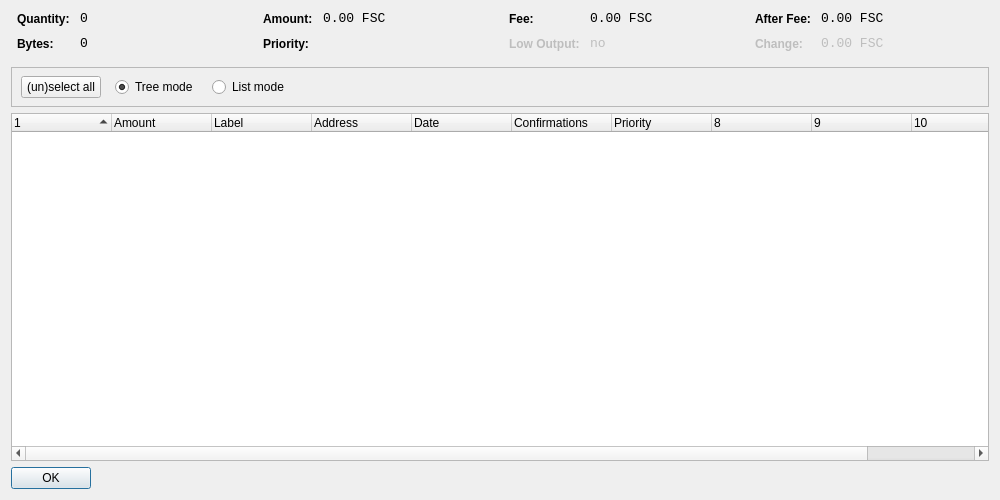
<?xml version="1.0" encoding="UTF-8"?>
<ui version="4.0">
 <class>CoinControlDialog</class>
 <widget class="QDialog" name="CoinControlDialog">
  <property name="geometry">
   <rect>
    <x>0</x>
    <y>0</y>
    <width>1000</width>
    <height>500</height>
   </rect>
  </property>
  <property name="windowTitle">
   <string>Coin Control</string>
  </property>
  <layout class="QVBoxLayout" name="verticalLayout">
   <item>
    <layout class="QHBoxLayout" name="horizontalLayoutTop" stretch="0,0,0,0">
     <property name="topMargin">
      <number>0</number>
     </property>
     <property name="bottomMargin">
      <number>10</number>
     </property>
     <item>
      <layout class="QFormLayout" name="formLayoutCoinControl1">
       <property name="horizontalSpacing">
        <number>10</number>
       </property>
       <property name="verticalSpacing">
        <number>10</number>
       </property>
       <property name="leftMargin">
        <number>6</number>
       </property>
       <property name="rightMargin">
        <number>6</number>
       </property>
       <item row="0" column="0">
        <widget class="QLabel" name="labelCoinControlQuantityText">
         <property name="styleSheet">
          <string notr="true">font-weight:bold;</string>
         </property>
         <property name="text">
          <string>Quantity:</string>
         </property>
        </widget>
       </item>
       <item row="0" column="1">
        <widget class="QLabel" name="labelCoinControlQuantity">
         <property name="font">
          <font>
           <family>Monospace</family>
           <pointsize>10</pointsize>
          </font>
         </property>
         <property name="cursor">
          <cursorShape>IBeamCursor</cursorShape>
         </property>
         <property name="contextMenuPolicy">
          <enum>Qt::ActionsContextMenu</enum>
         </property>
         <property name="text">
          <string notr="true">0</string>
         </property>
         <property name="textInteractionFlags">
          <set>Qt::LinksAccessibleByMouse|Qt::TextSelectableByKeyboard|Qt::TextSelectableByMouse</set>
         </property>
        </widget>
       </item>
       <item row="1" column="0">
        <widget class="QLabel" name="labelCoinControlBytesText">
         <property name="styleSheet">
          <string notr="true">font-weight:bold;</string>
         </property>
         <property name="text">
          <string>Bytes:</string>
         </property>
        </widget>
       </item>
       <item row="1" column="1">
        <widget class="QLabel" name="labelCoinControlBytes">
         <property name="font">
          <font>
           <family>Monospace</family>
           <pointsize>10</pointsize>
          </font>
         </property>
         <property name="cursor">
          <cursorShape>IBeamCursor</cursorShape>
         </property>
         <property name="contextMenuPolicy">
          <enum>Qt::ActionsContextMenu</enum>
         </property>
         <property name="text">
          <string notr="true">0</string>
         </property>
         <property name="textInteractionFlags">
          <set>Qt::LinksAccessibleByMouse|Qt::TextSelectableByKeyboard|Qt::TextSelectableByMouse</set>
         </property>
        </widget>
       </item>
      </layout>
     </item>
     <item>
      <layout class="QFormLayout" name="formLayoutCoinControl2">
       <property name="horizontalSpacing">
        <number>10</number>
       </property>
       <property name="verticalSpacing">
        <number>10</number>
       </property>
       <property name="leftMargin">
        <number>6</number>
       </property>
       <property name="rightMargin">
        <number>6</number>
       </property>
       <item row="0" column="0">
        <widget class="QLabel" name="labelCoinControlAmountText">
         <property name="styleSheet">
          <string notr="true">font-weight:bold;</string>
         </property>
         <property name="text">
          <string>Amount:</string>
         </property>
        </widget>
       </item>
       <item row="0" column="1">
        <widget class="QLabel" name="labelCoinControlAmount">
         <property name="font">
          <font>
           <family>Monospace</family>
           <pointsize>10</pointsize>
          </font>
         </property>
         <property name="cursor">
          <cursorShape>IBeamCursor</cursorShape>
         </property>
         <property name="contextMenuPolicy">
          <enum>Qt::ActionsContextMenu</enum>
         </property>
         <property name="text">
          <string notr="true">0.00 FSC</string>
         </property>
         <property name="textInteractionFlags">
          <set>Qt::LinksAccessibleByMouse|Qt::TextSelectableByKeyboard|Qt::TextSelectableByMouse</set>
         </property>
        </widget>
       </item>
       <item row="1" column="0">
        <widget class="QLabel" name="labelCoinControlPriorityText">
         <property name="styleSheet">
          <string notr="true">font-weight:bold;</string>
         </property>
         <property name="text">
          <string>Priority:</string>
         </property>
        </widget>
       </item>
       <item row="1" column="1">
        <widget class="QLabel" name="labelCoinControlPriority">
         <property name="font">
          <font>
           <family>Monospace</family>
           <pointsize>10</pointsize>
          </font>
         </property>
         <property name="cursor">
          <cursorShape>IBeamCursor</cursorShape>
         </property>
         <property name="contextMenuPolicy">
          <enum>Qt::ActionsContextMenu</enum>
         </property>
         <property name="text">
          <string/>
         </property>
         <property name="textInteractionFlags">
          <set>Qt::LinksAccessibleByMouse|Qt::TextSelectableByKeyboard|Qt::TextSelectableByMouse</set>
         </property>
        </widget>
       </item>
      </layout>
     </item>
     <item>
      <layout class="QFormLayout" name="formLayoutCoinControl3">
       <property name="horizontalSpacing">
        <number>10</number>
       </property>
       <property name="verticalSpacing">
        <number>10</number>
       </property>
       <property name="leftMargin">
        <number>6</number>
       </property>
       <property name="rightMargin">
        <number>6</number>
       </property>
       <item row="0" column="0">
        <widget class="QLabel" name="labelCoinControlFeeText">
         <property name="styleSheet">
          <string notr="true">font-weight:bold;</string>
         </property>
         <property name="text">
          <string>Fee:</string>
         </property>
        </widget>
       </item>
       <item row="0" column="1">
        <widget class="QLabel" name="labelCoinControlFee">
         <property name="font">
          <font>
           <family>Monospace</family>
           <pointsize>10</pointsize>
          </font>
         </property>
         <property name="cursor">
          <cursorShape>IBeamCursor</cursorShape>
         </property>
         <property name="contextMenuPolicy">
          <enum>Qt::ActionsContextMenu</enum>
         </property>
         <property name="text">
          <string notr="true">0.00 FSC</string>
         </property>
         <property name="textInteractionFlags">
          <set>Qt::LinksAccessibleByMouse|Qt::TextSelectableByKeyboard|Qt::TextSelectableByMouse</set>
         </property>
        </widget>
       </item>
       <item row="1" column="0">
        <widget class="QLabel" name="labelCoinControlLowOutputText">
         <property name="enabled">
          <bool>false</bool>
         </property>
         <property name="styleSheet">
          <string notr="true">font-weight:bold;</string>
         </property>
         <property name="text">
          <string>Low Output:</string>
         </property>
        </widget>
       </item>
       <item row="1" column="1">
        <widget class="QLabel" name="labelCoinControlLowOutput">
         <property name="enabled">
          <bool>false</bool>
         </property>
         <property name="font">
          <font>
           <family>Monospace</family>
           <pointsize>10</pointsize>
          </font>
         </property>
         <property name="cursor">
          <cursorShape>IBeamCursor</cursorShape>
         </property>
         <property name="contextMenuPolicy">
          <enum>Qt::ActionsContextMenu</enum>
         </property>
         <property name="text">
          <string notr="true">no</string>
         </property>
         <property name="textInteractionFlags">
          <set>Qt::LinksAccessibleByMouse|Qt::TextSelectableByKeyboard|Qt::TextSelectableByMouse</set>
         </property>
        </widget>
       </item>
      </layout>
     </item>
     <item>
      <layout class="QFormLayout" name="formLayoutCoinControl4">
       <property name="horizontalSpacing">
        <number>10</number>
       </property>
       <property name="verticalSpacing">
        <number>10</number>
       </property>
       <property name="leftMargin">
        <number>6</number>
       </property>
       <property name="rightMargin">
        <number>6</number>
       </property>
       <item row="0" column="0">
        <widget class="QLabel" name="labelCoinControlAfterFeeText">
         <property name="styleSheet">
          <string notr="true">font-weight:bold;</string>
         </property>
         <property name="text">
          <string>After Fee:</string>
         </property>
        </widget>
       </item>
       <item row="0" column="1">
        <widget class="QLabel" name="labelCoinControlAfterFee">
         <property name="font">
          <font>
           <family>Monospace</family>
           <pointsize>10</pointsize>
          </font>
         </property>
         <property name="cursor">
          <cursorShape>IBeamCursor</cursorShape>
         </property>
         <property name="contextMenuPolicy">
          <enum>Qt::ActionsContextMenu</enum>
         </property>
         <property name="text">
          <string notr="true">0.00 FSC</string>
         </property>
         <property name="textInteractionFlags">
          <set>Qt::LinksAccessibleByMouse|Qt::TextSelectableByKeyboard|Qt::TextSelectableByMouse</set>
         </property>
        </widget>
       </item>
       <item row="1" column="0">
        <widget class="QLabel" name="labelCoinControlChangeText">
         <property name="enabled">
          <bool>false</bool>
         </property>
         <property name="styleSheet">
          <string notr="true">font-weight:bold;</string>
         </property>
         <property name="text">
          <string>Change:</string>
         </property>
        </widget>
       </item>
       <item row="1" column="1">
        <widget class="QLabel" name="labelCoinControlChange">
         <property name="enabled">
          <bool>false</bool>
         </property>
         <property name="font">
          <font>
           <family>Monospace</family>
           <pointsize>10</pointsize>
          </font>
         </property>
         <property name="cursor">
          <cursorShape>IBeamCursor</cursorShape>
         </property>
         <property name="contextMenuPolicy">
          <enum>Qt::ActionsContextMenu</enum>
         </property>
         <property name="text">
          <string notr="true">0.00 FSC</string>
         </property>
         <property name="textInteractionFlags">
          <set>Qt::LinksAccessibleByMouse|Qt::TextSelectableByKeyboard|Qt::TextSelectableByMouse</set>
         </property>
        </widget>
       </item>
      </layout>
     </item>
    </layout>
   </item>
   <item>
    <widget class="QFrame" name="frame">
     <property name="minimumSize">
      <size>
       <width>0</width>
       <height>40</height>
      </size>
     </property>
     <property name="frameShape">
      <enum>QFrame::StyledPanel</enum>
     </property>
     <property name="frameShadow">
      <enum>QFrame::Sunken</enum>
     </property>
     <widget class="QWidget" name="horizontalLayoutWidget">
      <property name="geometry">
       <rect>
        <x>10</x>
        <y>0</y>
        <width>781</width>
        <height>41</height>
       </rect>
      </property>
      <layout class="QHBoxLayout" name="horizontalLayoutPanel" stretch="0,0,0,0,0">
       <property name="spacing">
        <number>14</number>
       </property>
       <item>
        <widget class="QPushButton" name="pushButtonSelectAll">
         <property name="sizePolicy">
          <sizepolicy hsizetype="Maximum" vsizetype="Fixed">
           <horstretch>0</horstretch>
           <verstretch>0</verstretch>
          </sizepolicy>
         </property>
         <property name="text">
          <string>(un)select all</string>
         </property>
        </widget>
       </item>
       <item>
        <widget class="QRadioButton" name="radioTreeMode">
         <property name="sizePolicy">
          <sizepolicy hsizetype="Maximum" vsizetype="Fixed">
           <horstretch>0</horstretch>
           <verstretch>0</verstretch>
          </sizepolicy>
         </property>
         <property name="text">
          <string>Tree mode</string>
         </property>
         <property name="checked">
          <bool>true</bool>
         </property>
        </widget>
       </item>
       <item>
        <widget class="QRadioButton" name="radioListMode">
         <property name="sizePolicy">
          <sizepolicy hsizetype="Maximum" vsizetype="Fixed">
           <horstretch>0</horstretch>
           <verstretch>0</verstretch>
          </sizepolicy>
         </property>
         <property name="text">
          <string>List mode</string>
         </property>
        </widget>
       </item>
       <item>
        <spacer name="horizontalSpacer">
         <property name="orientation">
          <enum>Qt::Horizontal</enum>
         </property>
         <property name="sizeHint" stdset="0">
          <size>
           <width>40</width>
           <height>20</height>
          </size>
         </property>
        </spacer>
       </item>
      </layout>
     </widget>
    </widget>
   </item>
   <item>
    <widget class="CoinControlTreeWidget" name="treeWidget">
     <property name="contextMenuPolicy">
      <enum>Qt::CustomContextMenu</enum>
     </property>
     <property name="sortingEnabled">
      <bool>false</bool>
     </property>
     <property name="columnCount">
      <number>11</number>
     </property>
     <attribute name="headerShowSortIndicator" stdset="0">
      <bool>true</bool>
     </attribute>
     <attribute name="headerStretchLastSection">
      <bool>false</bool>
     </attribute>
     <column>
      <property name="text">
       <string/>
      </property>
     </column>
     <column>
      <property name="text">
       <string>Amount</string>
      </property>
     </column>
     <column>
      <property name="text">
       <string>Label</string>
      </property>
     </column>
     <column>
      <property name="text">
       <string>Address</string>
      </property>
     </column>
     <column>
      <property name="text">
       <string>Date</string>
      </property>
     </column>
     <column>
      <property name="text">
       <string>Confirmations</string>
      </property>
      <property name="toolTip">
       <string>Confirmed</string>
      </property>
     </column>
     <column>
      <property name="text">
       <string>Priority</string>
      </property>
     </column>
     <column>
      <property name="text">
       <string/>
      </property>
     </column>
     <column>
      <property name="text">
       <string/>
      </property>
     </column>
     <column>
      <property name="text">
       <string/>
      </property>
     </column>
     <column>
      <property name="text">
       <string/>
      </property>
     </column>
    </widget>
   </item>
   <item>
    <widget class="QDialogButtonBox" name="buttonBox">
     <property name="sizePolicy">
      <sizepolicy hsizetype="Maximum" vsizetype="Fixed">
       <horstretch>0</horstretch>
       <verstretch>0</verstretch>
      </sizepolicy>
     </property>
     <property name="orientation">
      <enum>Qt::Horizontal</enum>
     </property>
     <property name="standardButtons">
      <set>QDialogButtonBox::Ok</set>
     </property>
    </widget>
   </item>
  </layout>
 </widget>
 <customwidgets>
  <customwidget>
   <class>CoinControlTreeWidget</class>
   <extends>QTreeWidget</extends>
   <header>coincontroltreewidget.h</header>
  </customwidget>
 </customwidgets>
 <resources/>
 <connections/>
</ui>
